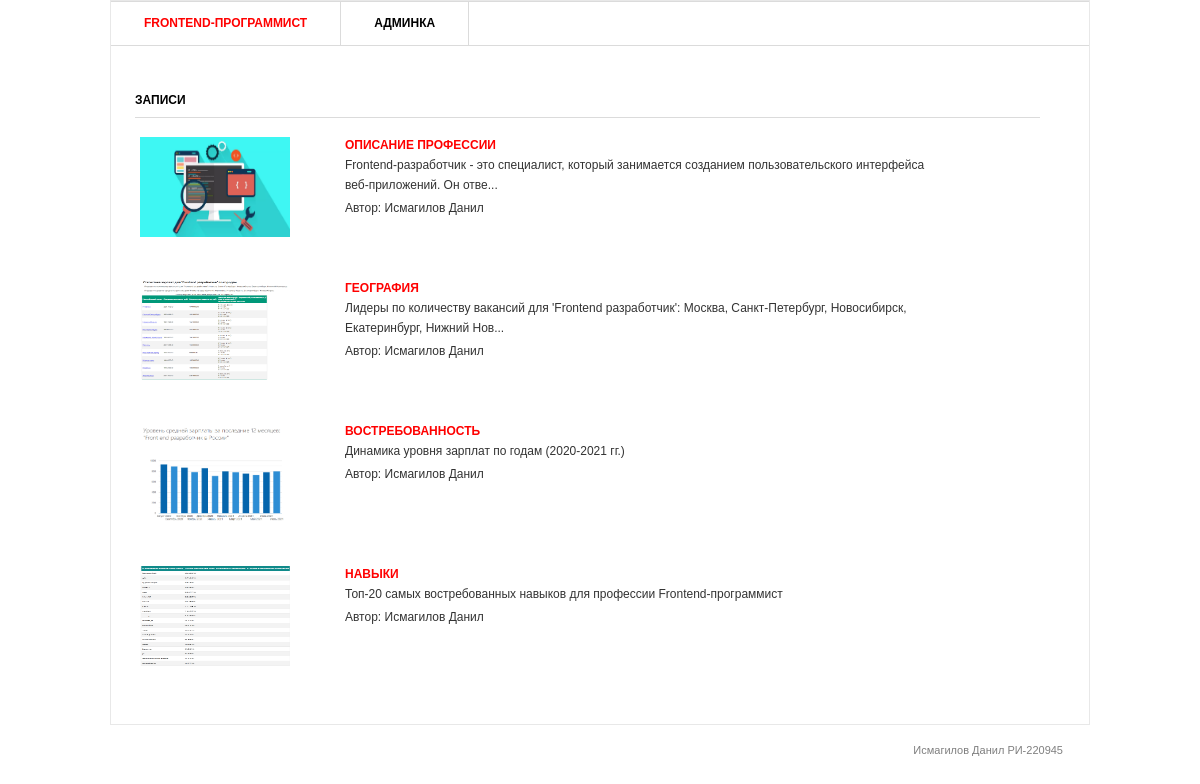
The page / on the database its author committed.
### blog/models.py (models this page shows, shortened)
class Post(models.Model):
    title = models.CharField('Заголовок', max_length= 200)
    description = models.TextField('Текст')
    author = models.CharField('Имя автора', max_length= 200)
    date = models.DateField('Дата')
    img = models.ImageField('Изображение', upload_to='image/', max_length=200, blank=True)
    class Meta:
        verbose_name = 'Запись'
        verbose_name_plural = 'Записи'

### blog/views.py (the view)
# urls.py: urlpatterns = [path('', views.PostView.as_view()),
class PostView(View):
    def get(self, request):
        posts = Post.objects.all()
        return render(request, 'blog/blog.html', {'post_list': posts})

### blog/templates/blog/blog.html (shortened to what this page needs)
{% load static %}
<html>
<head>
   <link rel="stylesheet" href="{% static 'css/main.css' %}" type="text/css" media="all" />
</head>
<body>
<div class="shell">
	<div class="border">
		<div id="navigation">
			<ul>
			    <li><a href="/" class="active">Frontend-программист</a></li>
			    <li><a href="/admin">Админка</a></li>
			</ul>
		</div>
		<div id="main">
   			<div id="content" class="left">
      			<div class="projects">
         			<h3>Записи</h3>
         			{% for post in post_list %}
         			<div class="item">
            			<div class="image left">
               				<img src="{{ post.img.url }}" width="150px" height = "100px"/>
            			</div>
						<div class="text left">
               				<h4><a href="{{ post.id }}">{{ post.title }}</a></h4>
               				<p>{% if post.description|length > 120 %}{{ post.description|slice:":120" }}...{% else %}{{ post.description }}{% endif %}</p>
               				<p>Автор: {{ post.author }}</p>
            			</div>
         			</div>
          			{% endfor %}
     			 </div>
   			</div>
		</div>
	</div>
		<div id="footer">
		<p class="copy right">Исмагилов Данил РИ-220945</p>
	</div>
</div>
</body>
</html>

### static/css/main.css (style rules this page uses)
* { margin: 0; padding: 0; outline:0; }
body { font-size: 12px; line-height: 20px; font-family: Georgia, Arial, Helvetica, Sans-Serif; color: #333; background: url() repeat 0 0; }
a { color: #ff0000; text-decoration: none; cursor:pointer; }
.left, .alignleft { float: left; display: inline; }
.right, .alignright { float: right; display: inline; }
.shell { width: 980px; margin: 0 auto; }
.border { border: 1px solid #e8e8e8; background: #fff; position: relative; }
#navigation { height: 43px; border-top: 1px solid #dbdbdb; border-bottom: 1px solid #dbdbdb; }
#navigation ul { list-style: none; }
#navigation ul li { float: left; height: 43px; border-right: 1px solid #dbdbdb; font-size: 12px; line-height: 43px; font-weight: bold; text-transform: uppercase; }
#navigation ul li a { float: left; height: 43px; color: #000; padding: 0 33px; }
#navigation ul li a:hover, #navigation ul li a.active { color: #ff0000; text-decoration: none; }
#main { width: 932px; padding: 37px 24px 17px 24px; }
#main h3 { font-size: 12px; line-height: 15px; color: #000; text-transform: uppercase; border-bottom: 1px solid #dbdbdb; padding: 0 0 9px 0; }
#content { width: 905px; }
.projects { padding: 10px 0 0 0; }
.projects h3 { margin: 0 0 17px 0; }
.projects .item { margin: 0 0 28px 0; }
.projects .image { width: 183px; height: 111px; border: 0px solid #dbdbdb; padding: 2px; margin: 0 20px 0 3px; }
.projects .text { width: 600px; }
.projects .text h4 { font-size: 12px; line-height: 15px; color: #333; text-transform: uppercase; padding: 3px 0 2px 0; }
.projects .text p { padding: 0 0 3px 0; }
#footer { font-family: Arial, sans-serif; font-size: 11px; line-height: 14px; color: #7f7f7f; padding: 18px 27px 20px 38px; }

### rows shown on the page
Post: img (picture), title "ОПИСАНИЕ ПРОФЕССИИ", description "Frontend-разработчик - это специалист, который занимается созданием пользовательского интерфейса веб-приложений. Он отве", author "Исмагилов Данил"
Post: img (picture), title "ГЕОГРАФИЯ", description "Лидеры по количеству вакансий для 'Frontend разработчик': Москва, Санкт-Петербург, Новосибирск, Екатеринбург, Нижний Нов", author "Исмагилов Данил"
Post: img (picture), title "ВОСТРЕБОВАННОСТЬ", description "Динамика уровня зарплат по годам (2020-2021 гг.)", author "Исмагилов Данил"
Post: img (picture), title "НАВЫКИ", description "Топ-20 самых востребованных навыков для профессии Frontend-программист", author "Исмагилов Данил"
